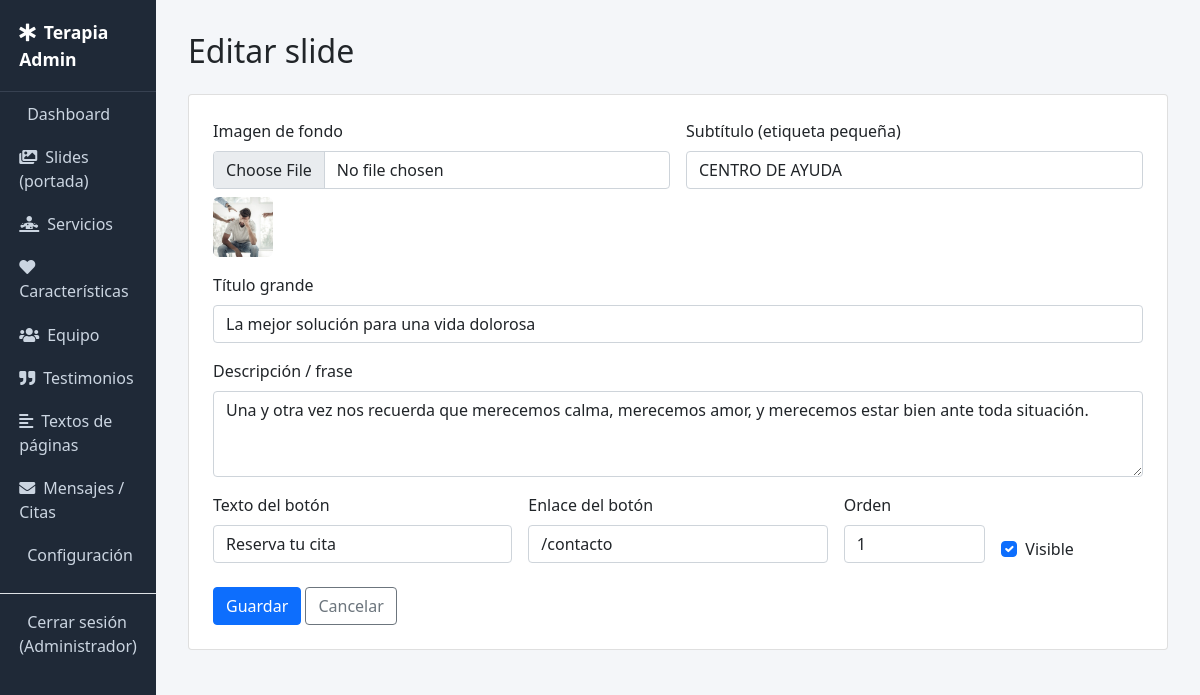
/admin/slides/edit/1 (signed in), run on the app's committed database.
### tables this page shows
CREATE TABLE `slides` (
  `id` INT UNSIGNED AUTO_INCREMENT PRIMARY KEY,
  `image` VARCHAR(255) NOT NULL,
  `subtitle` VARCHAR(150) NULL,
  `title` VARCHAR(255) NULL,
  `description` TEXT NULL,
  `button_text` VARCHAR(80) NULL,
  `button_link` VARCHAR(255) NULL,
  `sort_order` INT DEFAULT 0,
  `status` TINYINT(1) DEFAULT 1
);

### app/core/Controller.php (called while the page is built, shortened)
<?php
abstract class Controller
{
    protected function adminView(string $view, array $data = []): void
    {
        extract($data);
        require VIEWS_PATH . '/admin/_header.php';
        require VIEWS_PATH . "/admin/{$view}.php";
        require VIEWS_PATH . '/admin/_footer.php';
    }
}

### app/controllers/Admin/SlideController.php (called while the page is built, shortened)
<?php
class AdminSlideController extends Controller
{
    public function edit(int $id): void
    {
        $model = new Slide();
        $item = $model->find($id);
        $this->adminView('slides/form', ['item' => $item]);
    }
}

### index.php (called while the page is built, shortened)
<?php
require APP_PATH . '/helpers/functions.php';
$router = new Router();
$router->get('/', function () {
    (new HomeController())->index();
});
$router->get('/servicios', function () {
    (new ServiceController())->index();
});
$router->get('/servicio/{slug}', function (string $slug) {
    (new ServiceController())->show($slug);
});
$router->get('/sobre-nosotros', function () {
    (new PageController())->about();
});
$router->get('/equipo', function () {
    (new PageController())->team();
});
$router->get('/motivacion', function () {
    (new PageController())->testimonial();
});
$router->get('/caracteristicas', function () {
    (new PageController())->feature();
});
$router->get('/cita', function () {
    (new PageController())->appointment();
});
$router->post('/cita', function () {
    (new PageController())->storeAppointment();
});
$router->get('/contacto', function () {
    (new ContactController())->index();
});
$router->post('/contacto', function () {
    (new ContactController())->store();
});
$router->get('/admin/login', function () {
    (new AdminAuthController())->loginForm();
});
$router->post('/admin/login', function () {
    (new AdminAuthController())->login();
});
$router->get('/admin/logout', function () {
    (new AdminAuthController())->logout();
});
$router->get('/admin', function () {
    (new AdminDashboardController())->index();
});
$router->get('/admin/services', fn() => (new AdminServiceController())->index());
$router->get('/admin/services/create', fn() => (new AdminServiceController())->create());
$router->get('/admin/services/edit/{id}', fn($id) => (new AdminServiceController())->edit((int)$id));
$router->post('/admin/services/store', fn() => (new AdminServiceController())->store());
$router->get('/admin/services/delete/{id}', fn($id) => (new AdminServiceController())->delete((int)$id));
$router->get('/admin/slides', fn() => (new AdminSlideController())->index());
$router->get('/admin/slides/create', fn() => (new AdminSlideController())->create());
$router->get('/admin/slides/edit/{id}', fn($id) => (new AdminSlideController())->edit((int)$id));
$router->post('/admin/slides/store', fn() => (new AdminSlideController())->store());
$router->get('/admin/slides/delete/{id}', fn($id) => (new AdminSlideController())->delete((int)$id));
$router->get('/admin/features', fn() => (new AdminFeatureController())->index());
$router->get('/admin/features/create', fn() => (new AdminFeatureController())->create());
$router->get('/admin/features/edit/{id}', fn($id) => (new AdminFeatureController())->edit((int)$id));
$router->post('/admin/features/store', fn() => (new AdminFeatureController())->store());
$router->get('/admin/features/delete/{id}', fn($id) => (new AdminFeatureController())->delete((int)$id));
$router->get('/admin/team', fn() => (new AdminTeamController())->index());
$router->get('/admin/team/create', fn() => (new AdminTeamController())->create());
$router->get('/admin/team/edit/{id}', fn($id) => (new AdminTeamController())->edit((int)$id));
$router->post('/admin/team/store', fn() => (new AdminTeamController())->store());
$router->get('/admin/team/delete/{id}', fn($id) => (new AdminTeamController())->delete((int)$id));
$router->get('/admin/testimonials', fn() => (new AdminTestimonialController())->index());
$router->get('/admin/testimonials/create', fn() => (new AdminTestimonialController())->create());
$router->get('/admin/testimonials/edit/{id}', fn($id) => (new AdminTestimonialController())->edit((int)$id));
$router->post('/admin/testimonials/store', fn() => (new AdminTestimonialController())->store());
$router->get('/admin/testimonials/delete/{id}', fn($id) => (new AdminTestimonialController())->delete((int)$id));
$router->get('/admin/content-blocks', fn() => (new AdminContentBlockController())->index());
$router->get('/admin/content-blocks/edit/{key}', fn($key) => (new AdminContentBlockController())->edit($key));
$router->post('/admin/content-blocks/store', fn() => (new AdminContentBlockController())->store());
$router->get('/admin/settings', fn() => (new AdminSettingsController())->index());
$router->post('/admin/settings/store', fn() => (new AdminSettingsController())->store());
$router->get('/admin/messages', fn() => (new AdminMessageController())->index());
$router->get('/admin/messages/{id}', fn($id) => (new AdminMessageController())->show((int)$id));
$router->get('/admin/messages/delete/{id}', fn($id) => (new AdminMessageController())->delete((int)$id));
$router->dispatch();

### app/core/Database.php (called while the page is built)
<?php
class Database
{
    private static ?PDO $instance = null;
    public static function getInstance(): PDO
    {
        if (self::$instance === null) {
            $dsn = 'mysql:host=' . DB_HOST . ';dbname=' . DB_NAME . ';charset=' . DB_CHARSET;
            try {
                self::$instance = new PDO($dsn, DB_USER, DB_PASS, [
                    PDO::ATTR_ERRMODE            => PDO::ERRMODE_EXCEPTION,
                    PDO::ATTR_DEFAULT_FETCH_MODE => PDO::FETCH_ASSOC,
                    PDO::ATTR_EMULATE_PREPARES   => false,
                ]);
            } catch (PDOException $e) {
                if (APP_DEBUG) {
                    die('Error de conexión a la base de datos: ' . $e->getMessage());
                }
                die('No se pudo conectar a la base de datos.');
            }
        }
        return self::$instance;
    }
}

### app/core/Model.php (called while the page is built, shortened)
<?php
abstract class Model
{
    protected PDO $db;
    protected string $table;
    protected string $primaryKey = 'id';
    public function __construct()
    {
        $this->db = Database::getInstance();
    }
    public function find(int $id): ?array
    {
        $stmt = $this->db->prepare("SELECT * FROM {$this->table} WHERE {$this->primaryKey} = ? LIMIT 1");
        $stmt->execute([$id]);
        $row = $stmt->fetch();
        return $row ?: null;
    }
}

### app/helpers/functions.php (called while the page is built, shortened)
<?php
function e(?string $value): string
{
    return htmlspecialchars($value ?? '', ENT_QUOTES, 'UTF-8');
}
function base_url(string $path = ''): string
{
    return rtrim(BASE_URL, '/') . '/' . ltrim($path, '/');
}
function image_url(?string $filename, string $fallback = 'img/service-1.jpg'): string
{
    return UPLOADS_URL . '/' . ltrim($filename, '/');
}

### app/views/admin/slides/form.php (the view, shortened to what this page needs)
<h2 class="mb-4"><?= $item ? 'Editar slide' : 'Nuevo slide' ?></h2>
<div class="card p-4">
    <form method="post" action="<?= base_url('/admin/slides/store') ?>" enctype="multipart/form-data">
        <div class="row g-3">
            <div class="col-md-6">
                <label class="form-label">Imagen de fondo <?= $item ? '' : '(obligatoria)' ?></label>
                <input type="file" name="image" class="form-control" <?= $item ? '' : 'required' ?>>
                <?php if (!empty($item['image'])): ?><img src="<?= image_url($item['image']) ?>" class="thumb mt-2"><?php endif; ?>
            </div>
            <div class="col-md-6">
                <label class="form-label">Subtítulo (etiqueta pequeña)</label>
                <input type="text" name="subtitle" class="form-control" value="<?= e($item['subtitle'] ?? '') ?>">
            </div>
            <div class="col-12">
                <label class="form-label">Título grande</label>
                <input type="text" name="title" class="form-control" value="<?= e($item['title'] ?? '') ?>">
            </div>
            <div class="col-12">
                <label class="form-label">Descripción / frase</label>
                <textarea name="description" class="form-control" rows="3"><?= e($item['description'] ?? '') ?></textarea>
            </div>
            <div class="col-md-4">
                <label class="form-label">Texto del botón</label>
                <input type="text" name="button_text" class="form-control" value="<?= e($item['button_text'] ?? 'Reserva tu cita') ?>">
            </div>
            <div class="col-md-4">
                <label class="form-label">Enlace del botón</label>
                <input type="text" name="button_link" class="form-control" value="<?= e($item['button_link'] ?? '/contacto') ?>">
            </div>
            <div class="col-md-2">
                <label class="form-label">Orden</label>
                <input type="number" name="sort_order" class="form-control" value="<?= (int)($item['sort_order'] ?? 0) ?>">
            </div>
            <div class="col-md-2 d-flex align-items-end">
                <div class="form-check">
                    <input type="checkbox" name="status" class="form-check-input" id="status" <?= (!$item || $item['status']) ? 'checked' : '' ?>>
                    <label class="form-check-label" for="status">Visible</label>
                </div>
            </div>
        </div>
        <div class="mt-4">
            <button type="submit" class="btn btn-primary">Guardar</button>
            <a href="<?= base_url('/admin/slides') ?>" class="btn btn-outline-secondary">Cancelar</a>
        </div>
    </form>
</div>

### app/core/Router.php (shortened to what this page needs)
<?php
class Router
{
    private array $routes = ['GET' => [], 'POST' => []];
    public function get(string $path, callable $handler): void
    {
        $this->routes['GET'][$path] = $handler;
    }
    public function post(string $path, callable $handler): void
    {
        $this->routes['POST'][$path] = $handler;
    }
    public function dispatch(): void
    {
        $method = $_SERVER['REQUEST_METHOD'] === 'POST' ? 'POST' : 'GET';
        $uri = parse_url($_SERVER['REQUEST_URI'] ?? '/', PHP_URL_PATH);
        if (BASE_URL !== '' && strpos($uri, BASE_URL) === 0) {
            $uri = substr($uri, strlen(BASE_URL));
        }
        $uri = '/' . trim($uri, '/');
        foreach ($this->routes[$method] as $pattern => $handler) {
            if (strpos($pattern, '{') === false) {
                continue;
            }
            $regex = '#^' . preg_replace('/\{[a-zA-Z_]+\}/', '([^/]+)', $pattern) . '$#';
            if (preg_match($regex, $uri, $matches)) {
                array_shift($matches);
                call_user_func_array($handler, $matches);
                return;
            }
        }
    }
}

### app/views/admin/_header.php (style rules this page uses)
body { background: #f4f6f9; }
.thumb { width: 60px; height: 60px; object-fit: cover; border-radius: 6px; }

### data on the page
slides: image (picture), subtitle "CENTRO DE AYUDA", title "La mejor solución para una vida dolorosa", description "Una y otra vez nos recuerda que merecemos calma, merecemos amor, y merecemos estar bien ante toda situación.", button_text "Reserva tu cita", button_link "/contacto", sort_order "1", status "☑"

### other printed values
$settings['site_name'] "Terapia"
